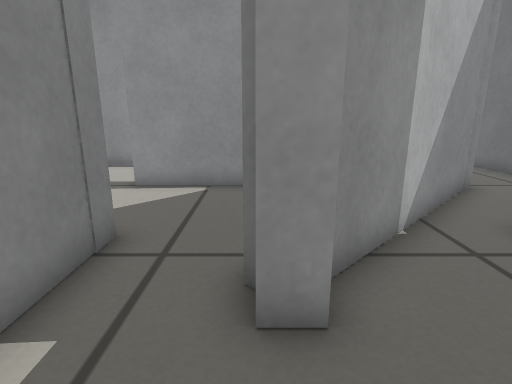
View 1 (above)

16 first-person views from a walk through a world built for the Gazebo simulator. The camera is 0.43 m above the floor, tilts 14° down and sees 80° across. The floor is counted in squares, 0.2 m on a side. Each view is taken from the middle of a square. On the plan, view 1 faces up. The plan holds only what a view shows up to about 18 squares ahead; the rest is blank. Robots are left out.

View 2
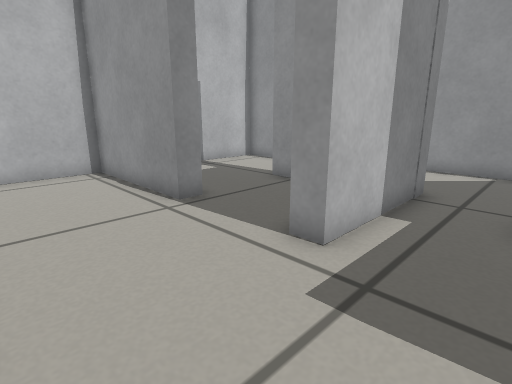

View 3
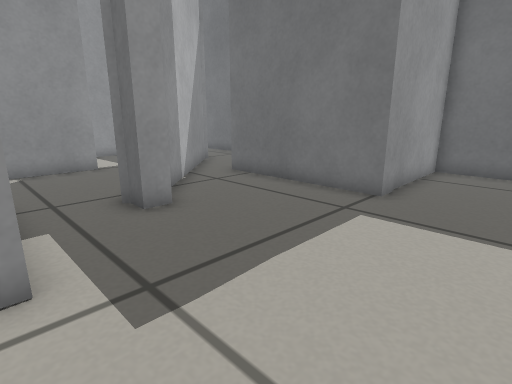

View 4
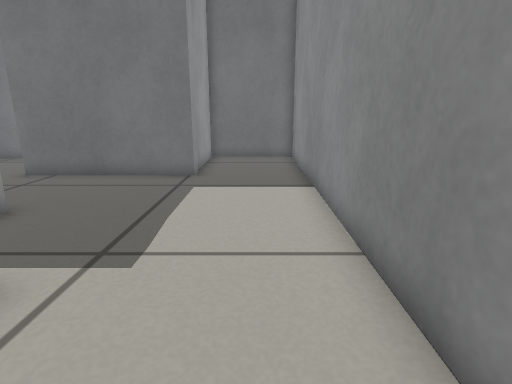

View 5
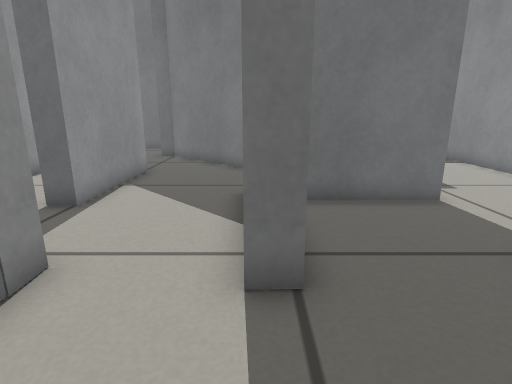

View 6
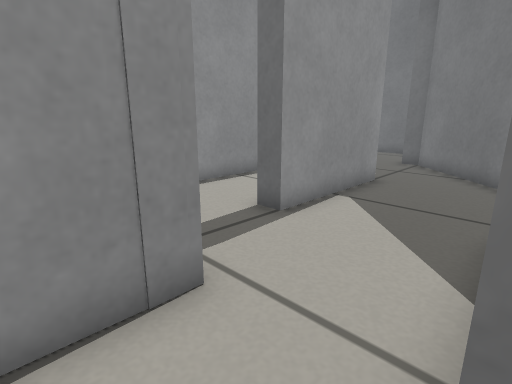

View 7
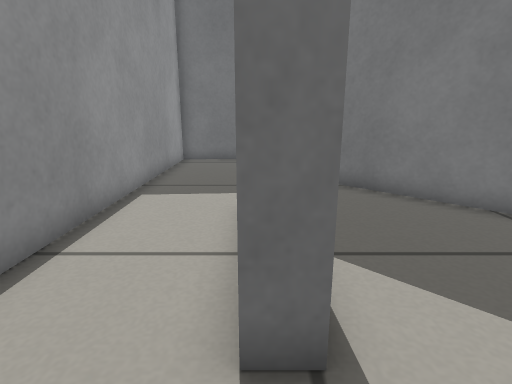

View 8
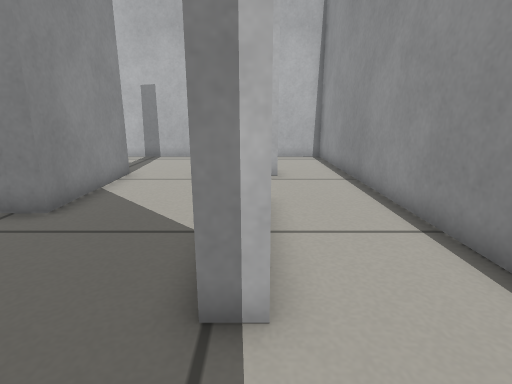

View 9
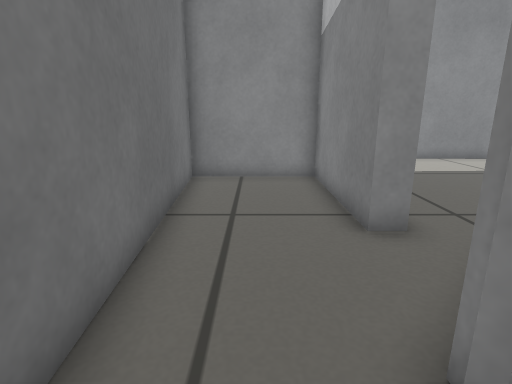

View 10
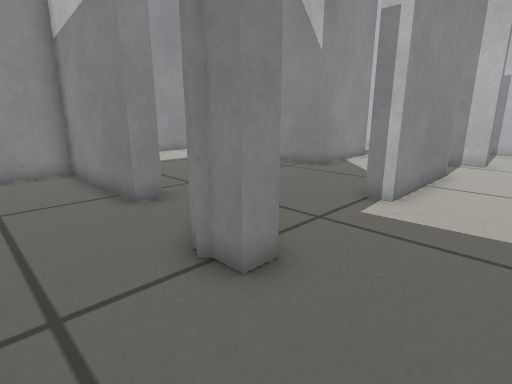

View 11
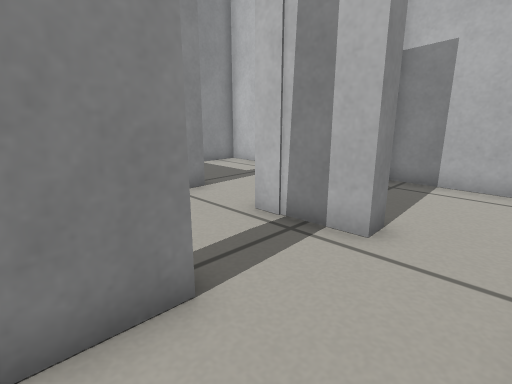

View 12
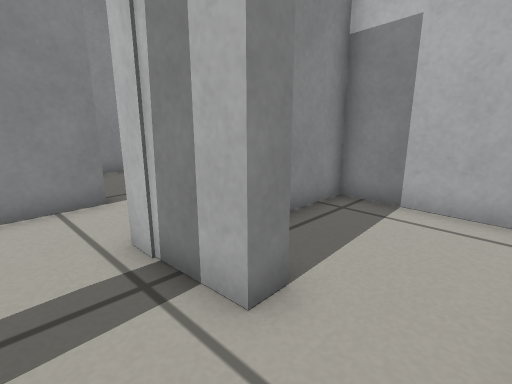

View 13
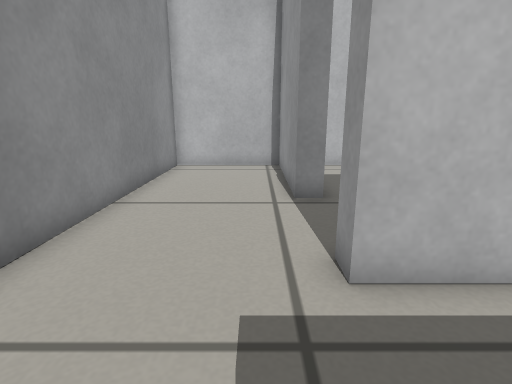

View 14
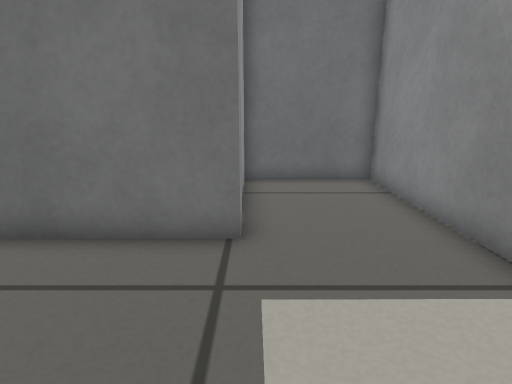

View 15
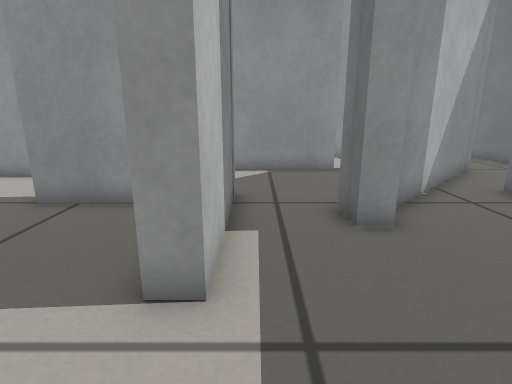

View 16
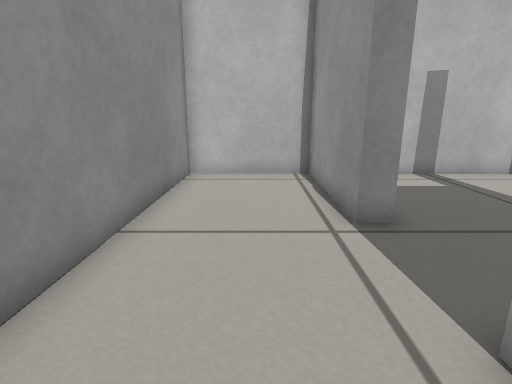

### Floor plan
Points are (right, up) in squares from view 1. A wall is a line through its corners. A room is listed if a view was taken in it or the views show most of it. See-through windows are left out.
Room 1 (views 1, 2, 3, 4, 5, 6, 7, 8, 9, 10, 11, 12, 13, 14, 15, 16)
walls: (0.5, 4.2) (5.7, 9.4) (5.7, 10.1) (6.4, 10.1) (6.4, 8.9); (0.9, 2.7) (0, 2.7) (0, 3.5); (-5.1, 4.5) (-7.5, 4.4) (-7.6, 5.2) (-2.6, 5.3) (-2.6, 0.2) (-3.3, 0.2) (-3.3, 3.8); (1.2, 9.4) (-3.8, 9.4) (-3.8, 10.1) (1.2, 10.1) (1.2, 9.4); (-6.6, 0.9) (-6.6, 0); (-6.9, 0.9) (-6.9, 0.1) (-12.5, 0) (-12.5, -4.5) (10.4, -5); (6.2, 8.9) (1, 3.7); (-8, 10.8) (-7.1, 10.8) (-7, 8) (-12.5, 8) (-12.5, 0.8) (-8.9, 0.8); (10.7, -5) (10.4, -0.6) (5.1, -0.6) (5.1, 5.5) (5.9, 5.5) (5.9, 0.1) (10.3, 0.1) (9.4, 13.7) (-12.5, 13.4) (-12.5, 8.8) (-10.2, 8.8)

Where each view was taken, in squares from view 1:
view 1: 0 up, 0 right, facing up
view 2: 4 down, 0 right, facing up-left
view 3: 4 down, 3 left, facing up-right
view 4: 3 down, 6 left, facing right
view 5: 5 up, 11 left, facing right
view 6: 5 up, 9 left, facing up-right
view 7: 10 up, 6 left, facing right
view 8: 10 up, 4 right, facing left
view 9: 11 up, 8 right, facing down
view 10: 13 up, 9 right, facing down-left
view 11: 13 up, 2 left, facing down-left
view 12: 13 up, 5 left, facing down-left
view 13: 1 down, 1 right, facing left
view 14: 1 down, 0 right, facing right
view 15: 3 down, 2 left, facing up
view 16: 2 down, 1 left, facing left
